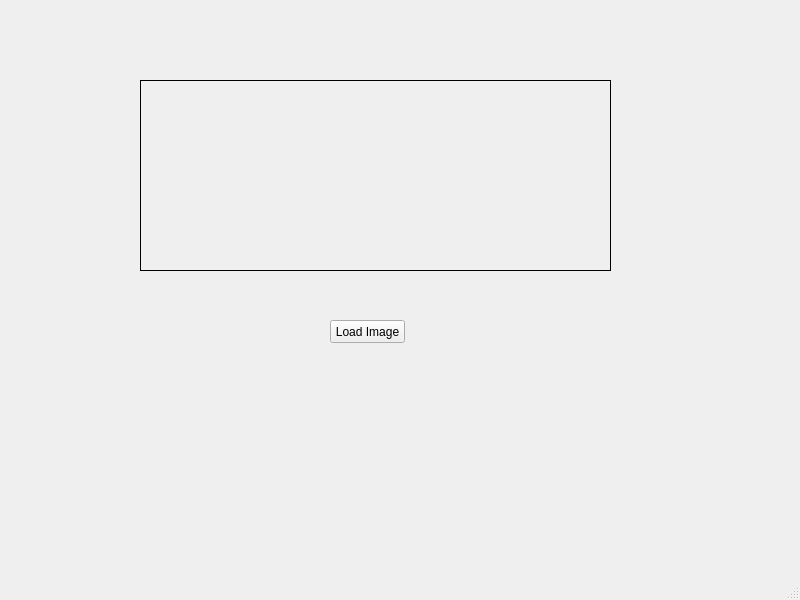
<?xml version="1.0" encoding="UTF-8"?>
<ui version="4.0">
 <class>MainWindow</class>
 <widget class="QMainWindow" name="MainWindow">
  <property name="geometry">
   <rect>
    <x>0</x>
    <y>0</y>
    <width>800</width>
    <height>600</height>
   </rect>
  </property>
  <property name="windowTitle">
   <string>MainWindow</string>
  </property>
  <widget class="QWidget" name="centralwidget">
   <widget class="QPushButton" name="loadButton">
    <property name="geometry">
     <rect>
      <x>330</x>
      <y>320</y>
      <width>75</width>
      <height>23</height>
     </rect>
    </property>
    <property name="text">
     <string>Load Image</string>
    </property>
   </widget>
   <widget class="QLabel" name="imgLabel">
    <property name="geometry">
     <rect>
      <x>140</x>
      <y>80</y>
      <width>471</width>
      <height>191</height>
     </rect>
    </property>
    <property name="frameShape">
     <enum>QFrame::Box</enum>
    </property>
    <property name="text">
     <string/>
    </property>
   </widget>
  </widget>
  <widget class="QMenuBar" name="menubar">
   <property name="geometry">
    <rect>
     <x>0</x>
     <y>0</y>
     <width>800</width>
     <height>21</height>
    </rect>
   </property>
  </widget>
  <widget class="QStatusBar" name="statusbar"/>
 </widget>
 <resources/>
 <connections/>
</ui>
